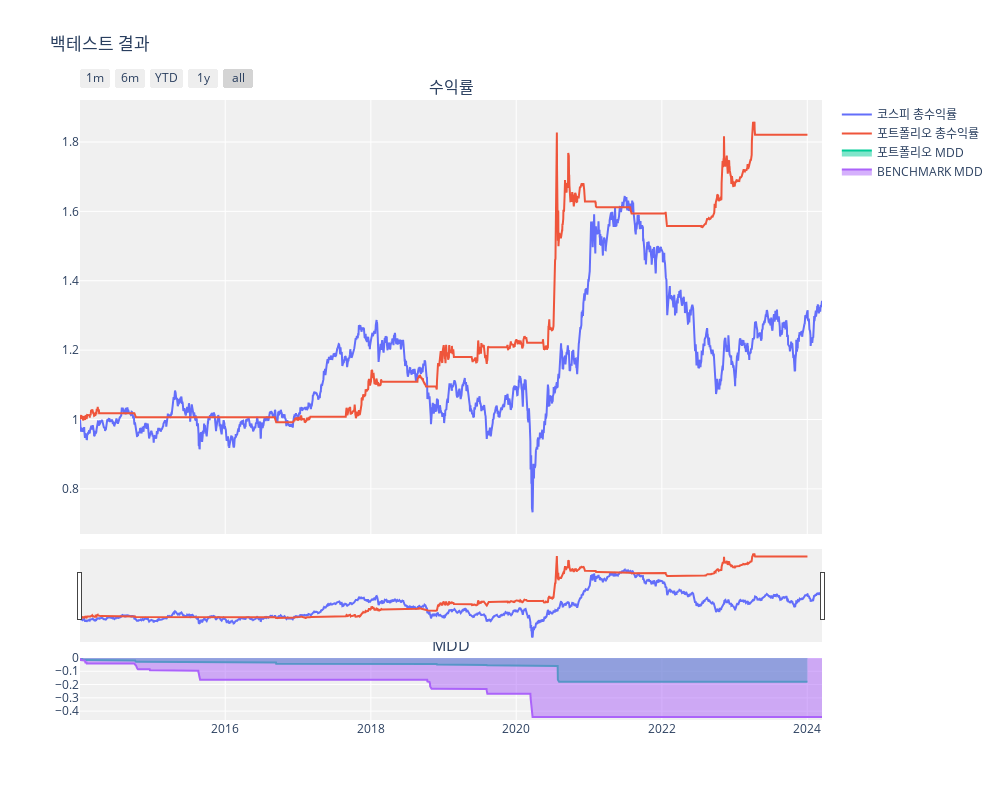

Notebook code for this chart:
### Code cell
fig = make_subplots(rows=4, cols=1,
                    specs=[[{"rowspan":3}],
                          [None],
                          [None],
                          [{}]],
                   shared_xaxes=True,
                   vertical_spacing=0.2,
                   subplot_titles=("수익률","MDD"))

fig.add_trace(go.Scatter(name='코스피 총수익률', x=BM.index, y=BM['총수익률']),
             row=1, col=1)
fig.add_trace(go.Scatter(name='포트폴리오 총수익률', x=backtest.index, y=backtest['총수익률']),
             row=1, col=1)
fig.add_trace(go.Scatter(name='포트폴리오 MDD', x=backtest.index, y=backtest['MDD'], fill='tozeroy'),
             row=4, col=1)
fig.add_trace(go.Scatter(name='BENCHMARK MDD', x=BM.index, y=BM['MDD'], fill='tozeroy'),
             row=4, col=1)

fig.update_layout(height=800, width=1000, plot_bgcolor='rgb(240, 240,240)',
                 title_text="백테스트 결과")

fig.update_layout(
    xaxis=dict(
        rangeselector=dict(
            buttons=list([
                dict(count=1,
                     label="1m",
                     step="month",
                     stepmode="backward"),
                dict(count=6,
                     label="6m",
                     step="month",
                     stepmode="backward"),
                dict(count=1,
                     label="YTD",
                     step="year",
                     stepmode="todate"),
                dict(count=1,
                     label="1y",
                     step="year",
                     stepmode="backward"),
                dict(step="all")
            ])
        ),
        rangeslider=dict(
            visible=True
        ),
        type="date"
    )
)

fig.show()

### Figure 1 — Plotly figure (JSON) as saved in the notebook; plotly's stock layout.template omitted (floating-point values rounded to 4 significant figures; data arrays with more than 128 entries replaced by an {"elided": "..."} marker saying what was removed)
{"data": [{"name": "코스피 총수익률", "type": "scatter", "x": {"elided": "2506 str values"}, "xaxis": "x", "y": {"elided": "2506 float values"}, "yaxis": "y"}, {"name": "포트폴리오 총수익률", "type": "scatter", "x": {"elided": "2460 str values"}, "xaxis": "x", "y": {"elided": "2460 float values"}, "yaxis": "y"}, {"fill": "tozeroy", "name": "포트폴리오 MDD", "type": "scatter", "x": {"elided": "2460 str values"}, "xaxis": "x2", "y": {"elided": "2460 float values"}, "yaxis": "y2"}, {"fill": "tozeroy", "name": "BENCHMARK MDD", "type": "scatter", "x": {"elided": "2506 str values"}, "xaxis": "x2", "y": {"elided": "2506 float values"}, "yaxis": "y2"}], "layout": {"annotations": [{"font": {"size": 16}, "showarrow": false, "text": "수익률", "x": 0.5, "xanchor": "center", "xref": "paper", "y": 1, "yanchor": "bottom", "yref": "paper"}, {"font": {"size": 16}, "showarrow": false, "text": "MDD", "x": 0.5, "xanchor": "center", "xref": "paper", "y": 0.1, "yanchor": "bottom", "yref": "paper"}], "height": 800, "plot_bgcolor": "rgb(240, 240,240)", "title": {"text": "백테스트 결과"}, "width": 1000, "xaxis": {"anchor": "y", "domain": [0, 1], "matches": "x2", "rangeselector": {"buttons": [{"count": 1, "label": "1m", "step": "month", "stepmode": "backward"}, {"count": 6, "label": "6m", "step": "month", "stepmode": "backward"}, {"count": 1, "label": "YTD", "step": "year", "stepmode": "todate"}, {"count": 1, "label": "1y", "step": "year", "stepmode": "backward"}, {"step": "all"}]}, "rangeslider": {"visible": true}, "showticklabels": false, "type": "date"}, "xaxis2": {"anchor": "y2", "domain": [0, 1]}, "yaxis": {"anchor": "x", "domain": [0.3, 1]}, "yaxis2": {"anchor": "x2", "domain": [0, 0.1]}}}
